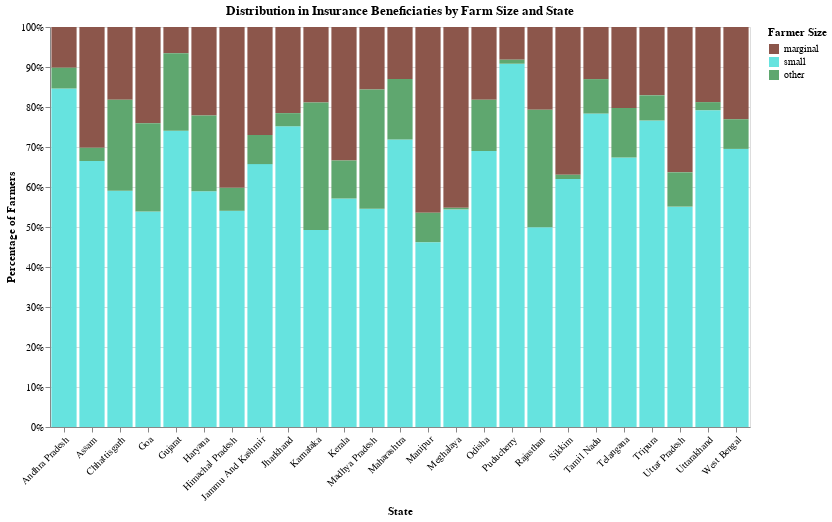

Source (notebook cell):
### Markdown cell above
Shows which social groups benefit most from crop insurance, revealing whether marginalized communities have equitable access to agricultural safety nets.

### Code cell
size_data = merged_final.melt(
    id_vars=['state_name'],
    value_vars=['marginal', 'small', 'other'],
    var_name='farmer_size',
    value_name='percentage'
)

chart2 = alt.Chart(size_data).mark_bar().encode(
    x=alt.X('state_name:N', title='State', axis=alt.Axis(labelAngle=-45)),
    y=alt.Y('mean(percentage):Q', title='Percentage of Farmers', stack="normalize"),
    color=alt.Color('farmer_size:N', title='Farmer Size',
                   scale=alt.Scale(domain=['marginal', 'small', 'other'],
                                 range=['#8c564b', "#66e3df", "#5fa76f"])),
    tooltip=['state_name', 'farmer_size', 'mean(percentage)']
).properties(
    title='Distribution in Insurance Beneficiaties by Farm Size and State',
    width=700,
    height=400
)

chart2

### Figure 1 — Vega specification as saved in the notebook (floating-point values rounded to 4 significant figures)
{"$schema": "https://vega.github.io/schema/vega/v5.json", "data": [{"name": "source_0", "values": [{"farmer_size": "marginal", "mean_percentage": 10.19, "mean_percentage_end": 1.0, "mean_percentage_start": 0.8981, "state_name": "Andhra Pradesh"}, {"farmer_size": "marginal", "mean_percentage": 30.2, "mean_percentage_end": 1.0, "mean_percentage_start": 0.698, "state_name": "Assam"}, {"farmer_size": "marginal", "mean_percentage": 18.19, "mean_percentage_end": 1.0, "mean_percentage_start": 0.8181, "state_name": "Chhattisgarh"}, {"farmer_size": "marginal", "mean_percentage": 24.08, "mean_percentage_end": 1.0, "mean_percentage_start": 0.7592, "state_name": "Goa"}, {"farmer_size": "marginal", "mean_percentage": 6.562, "mean_percentage_end": 1.0, "mean_percentage_start": 0.9344, "state_name": "Gujarat"}, {"farmer_size": "marginal", "mean_percentage": 22.1, "mean_percentage_end": 1.0, "mean_percentage_start": 0.779, "state_name": "Haryana"}, {"farmer_size": "marginal", "mean_percentage": 40.22, "mean_percentage_end": 1.0, "mean_percentage_start": 0.5978, "state_name": "Himachal Pradesh"}, {"farmer_size": "marginal", "mean_percentage": 27.01, "mean_percentage_end": 1.0, "mean_percentage_start": 0.7299, "state_name": "Jammu And Kashmir"}, {"farmer_size": "marginal", "mean_percentage": 21.53, "mean_percentage_end": 1.0, "mean_percentage_start": 0.7847, "state_name": "Jharkhand"}, {"farmer_size": "marginal", "mean_percentage": 18.85, "mean_percentage_end": 1.0, "mean_percentage_start": 0.8115, "state_name": "Karnataka"}, {"farmer_size": "marginal", "mean_percentage": 33.41, "mean_percentage_end": 1.0, "mean_percentage_start": 0.6659, "state_name": "Kerala"}, {"farmer_size": "marginal", "mean_percentage": 15.64, "mean_percentage_end": 1.0, "mean_percentage_start": 0.8436, "state_name": "Madhya Pradesh"}, {"farmer_size": "marginal", "mean_percentage": 13.01, "mean_percentage_end": 1.0, "mean_percentage_start": 0.8699, "state_name": "Maharashtra"}, {"farmer_size": "marginal", "mean_percentage": 18.16, "mean_percentage_end": 1.0, "mean_percentage_start": 0.8184, "state_name": "Odisha"}, {"farmer_size": "marginal", "mean_percentage": 8.177, "mean_percentage_end": 1.0, "mean_percentage_start": 0.9182, "state_name": "Puducherry"}, {"farmer_size": "marginal", "mean_percentage": 20.66, "mean_percentage_end": 1.0, "mean_percentage_start": 0.7934, "state_name": "Rajasthan"}, {"farmer_size": "marginal", "mean_percentage": 13.03, "mean_percentage_end": 1.0, "mean_percentage_start": 0.8697, "state_name": "Tamil Nadu"}, {"farmer_size": "marginal", "mean_percentage": 20.25, "mean_percentage_end": 1.0, "mean_percentage_start": 0.7975, "state_name": "Telangana"}, {"farmer_size": "marginal", "mean_percentage": 17.08, "mean_percentage_end": 1.0, "mean_percentage_start": 0.8292, "state_name": "Tripura"}, {"farmer_size": "marginal", "mean_percentage": 36.33, "mean_percentage_end": 1.0, "mean_percentage_start": 0.6367, "state_name": "Uttar Pradesh"}, {"farmer_size": "marginal", "mean_percentage": 18.78, "mean_percentage_end": 1.0, "mean_percentage_start": 0.8122, "state_name": "Uttarakhand"}, {"farmer_size": "marginal", "mean_percentage": 23.06, "mean_percentage_end": 1.0, "mean_percentage_start": 0.7694, "state_name": "West Bengal"}, {"farmer_size": "marginal", "mean_percentage": 46.44, "mean_percentage_end": 1.0, "mean_percentage_start": 0.5356, "state_name": "Manipur"}, {"farmer_size": "marginal", "mean_percentage": 45.21, "mean_percentage_end": 1.0, "mean_percentage_start": 0.5479, "state_name": "Meghalaya"}, {"farmer_size": "marginal", "mean_percentage": 36.94, "mean_percentage_end": 1.0, "mean_percentage_start": 0.6306, "state_name": "Sikkim"}, {"farmer_size": "small", "mean_percentage": 84.62, "mean_percentage_end": 0.8462, "mean_percentage_start": 0.0, "state_name": "Andhra Pradesh"}, {"farmer_size": "small", "mean_percentage": 66.5, "mean_percentage_end": 0.665, "mean_percentage_start": 0.0, "state_name": "Assam"}, {"farmer_size": "small", "mean_percentage": 59.09, "mean_percentage_end": 0.5909, "mean_percentage_start": 0.0, "state_name": "Chhattisgarh"}, {"farmer_size": "small", "mean_percentage": 53.89, "mean_percentage_end": 0.5389, "mean_percentage_start": 0.0, "state_name": "Goa"}, {"farmer_size": "small", "mean_percentage": 74.08, "mean_percentage_end": 0.7408, "mean_percentage_start": 0.0, "state_name": "Gujarat"}, {"farmer_size": "small", "mean_percentage": 58.92, "mean_percentage_end": 0.5892, "mean_percentage_start": 0.0, "state_name": "Haryana"}, {"farmer_size": "small", "mean_percentage": 54.05, "mean_percentage_end": 0.5405, "mean_percentage_start": 0.0, "state_name": "Himachal Pradesh"}, {"farmer_size": "small", "mean_percentage": 65.72, "mean_percentage_end": 0.6572, "mean_percentage_start": 0.0, "state_name": "Jammu And Kashmir"}, {"farmer_size": "small", "mean_percentage": 75.18, "mean_percentage_end": 0.7518, "mean_percentage_start": 0.0, "state_name": "Jharkhand"}, {"farmer_size": "small", "mean_percentage": 49.26, "mean_percentage_end": 0.4926, "mean_percentage_start": 0.0, "state_name": "Karnataka"}, {"farmer_size": "small", "mean_percentage": 57.13, "mean_percentage_end": 0.5713, "mean_percentage_start": 0.0, "state_name": "Kerala"}, {"farmer_size": "small", "mean_percentage": 54.56, "mean_percentage_end": 0.5456, "mean_percentage_start": 0.0, "state_name": "Madhya Pradesh"}, {"farmer_size": "small", "mean_percentage": 71.86, "mean_percentage_end": 0.7186, "mean_percentage_start": 0.0, "state_name": "Maharashtra"}, {"farmer_size": "small", "mean_percentage": 69.01, "mean_percentage_end": 0.6901, "mean_percentage_start": 0.0, "state_name": "Odisha"}, {"farmer_size": "small", "mean_percentage": 90.82, "mean_percentage_end": 0.9082, "mean_percentage_start": 0.0, "state_name": "Puducherry"}, {"farmer_size": "small", "mean_percentage": 49.91, "mean_percentage_end": 0.4991, "mean_percentage_start": 0.0, "state_name": "Rajasthan"}, {"farmer_size": "small", "mean_percentage": 78.36, "mean_percentage_end": 0.7836, "mean_percentage_start": 0.0, "state_name": "Tamil Nadu"}, {"farmer_size": "small", "mean_percentage": 67.35, "mean_percentage_end": 0.6735, "mean_percentage_start": 0.0, "state_name": "Telangana"}, {"farmer_size": "small", "mean_percentage": 76.63, "mean_percentage_end": 0.7663, "mean_percentage_start": 0.0, "state_name": "Tripura"}, {"farmer_size": "small", "mean_percentage": 55.09, "mean_percentage_end": 0.5509, "mean_percentage_start": 0.0, "state_name": "Uttar Pradesh"}, {"farmer_size": "small", "mean_percentage": 79.2, "mean_percentage_end": 0.792, "mean_percentage_start": 0.0, "state_name": "Uttarakhand"}, {"farmer_size": "small", "mean_percentage": 69.52, "mean_percentage_end": 0.6952, "mean_percentage_start": 0.0, "state_name": "West Bengal"}, {"farmer_size": "small", "mean_percentage": 46.21, "mean_percentage_end": 0.4621, "mean_percentage_start": 0.0, "state_name": "Manipur"}, {"farmer_size": "small", "mean_percentage": 54.4, "mean_percentage_end": 0.544, "mean_percentage_start": 0.0, "state_name": "Meghalaya"}, {"farmer_size": "small", "mean_percentage": 62.0, "mean_percentage_end": 0.62, "mean_percentage_start": 0.0, "state_name": "Sikkim"}, {"farmer_size": "other", "mean_percentage": 5.19, "mean_percentage_end": 0.8981, "mean_percentage_start": 0.8462, "state_name": "Andhra Pradesh"}, {"farmer_size": "other", "mean_percentage": 3.303, "mean_percentage_end": 0.698, "mean_percentage_start": 0.665, "state_name": "Assam"}, {"farmer_size": "other", "mean_percentage": 22.72, "mean_percentage_end": 0.8181, "mean_percentage_start": 0.5909, "state_name": "Chhattisgarh"}, {"farmer_size": "other", "mean_percentage": 22.03, "mean_percentage_end": 0.7592, "mean_percentage_start": 0.5389, "state_name": "Goa"}, {"farmer_size": "other", "mean_percentage": 19.35, "mean_percentage_end": 0.9344, "mean_percentage_start": 0.7408, "state_name": "Gujarat"}, {"farmer_size": "other", "mean_percentage": 18.98, "mean_percentage_end": 0.779, "mean_percentage_start": 0.5892, "state_name": "Haryana"}, {"farmer_size": "other", "mean_percentage": 5.734, "mean_percentage_end": 0.5978, "mean_percentage_start": 0.5405, "state_name": "Himachal Pradesh"}, {"farmer_size": "other", "mean_percentage": 7.273, "mean_percentage_end": 0.7299, "mean_percentage_start": 0.6572, "state_name": "Jammu And Kashmir"}, {"farmer_size": "other", "mean_percentage": 3.289, "mean_percentage_end": 0.7847, "mean_percentage_start": 0.7518, "state_name": "Jharkhand"}, {"farmer_size": "other", "mean_percentage": 31.88, "mean_percentage_end": 0.8115, "mean_percentage_start": 0.4926, "state_name": "Karnataka"}, {"farmer_size": "other", "mean_percentage": 9.467, "mean_percentage_end": 0.6659, "mean_percentage_start": 0.5713, "state_name": "Kerala"}, {"farmer_size": "other", "mean_percentage": 29.8, "mean_percentage_end": 0.8436, "mean_percentage_start": 0.5456, "state_name": "Madhya Pradesh"}, {"farmer_size": "other", "mean_percentage": 15.13, "mean_percentage_end": 0.8699, "mean_percentage_start": 0.7186, "state_name": "Maharashtra"}, {"farmer_size": "other", "mean_percentage": 12.84, "mean_percentage_end": 0.8184, "mean_percentage_start": 0.6901, "state_name": "Odisha"}, {"farmer_size": "other", "mean_percentage": 1.003, "mean_percentage_end": 0.9182, "mean_percentage_start": 0.9082, "state_name": "Puducherry"}, {"farmer_size": "other", "mean_percentage": 29.43, "mean_percentage_end": 0.7934, "mean_percentage_start": 0.4991, "state_name": "Rajasthan"}, {"farmer_size": "other", "mean_percentage": 8.603, "mean_percentage_end": 0.8697, "mean_percentage_start": 0.7836, "state_name": "Tamil Nadu"}, {"farmer_size": "other", "mean_percentage": 12.4, "mean_percentage_end": 0.7975, "mean_percentage_start": 0.6735, "state_name": "Telangana"}, {"farmer_size": "other", "mean_percentage": 6.291, "mean_percentage_end": 0.8292, "mean_percentage_start": 0.7663, "state_name": "Tripura"}, {"farmer_size": "other", "mean_percentage": 8.581, "mean_percentage_end": 0.6367, "mean_percentage_start": 0.5509, "state_name": "Uttar Pradesh"}, {"farmer_size": "other", "mean_percentage": 2.013, "mean_percentage_end": 0.8122, "mean_percentage_start": 0.792, "state_name": "Uttarakhand"}, {"farmer_size": "other", "mean_percentage": 7.418, "mean_percentage_end": 0.7694, "mean_percentage_start": 0.6952, "state_name": "West Bengal"}, {"farmer_size": "other", "mean_percentage": 7.354, "mean_percentage_end": 0.5356, "mean_percentage_start": 0.4621, "state_name": "Manipur"}, {"farmer_size": "other", "mean_percentage": 0.3916, "mean_percentage_end": 0.5479, "mean_percentage_start": 0.544, "state_name": "Meghalaya"}, {"farmer_size": "other", "mean_percentage": 1.055, "mean_percentage_end": 0.6306, "mean_percentage_start": 0.62, "state_name": "Sikkim"}]}, {"name": "source_0_x_domain_state_name", "values": [{"state_name": "Andhra Pradesh"}, {"state_name": "Assam"}, {"state_name": "Chhattisgarh"}, {"state_name": "Goa"}, {"state_name": "Gujarat"}, {"state_name": "Haryana"}, {"state_name": "Himachal Pradesh"}, {"state_name": "Jammu And Kashmir"}, {"state_name": "Jharkhand"}, {"state_name": "Karnataka"}, {"state_name": "Kerala"}, {"state_name": "Madhya Pradesh"}, {"state_name": "Maharashtra"}, {"state_name": "Odisha"}, {"state_name": "Puducherry"}, {"state_name": "Rajasthan"}, {"state_name": "Tamil Nadu"}, {"state_name": "Telangana"}, {"state_name": "Tripura"}, {"state_name": "Uttar Pradesh"}, {"state_name": "Uttarakhand"}, {"state_name": "West Bengal"}, {"state_name": "Manipur"}, {"state_name": "Meghalaya"}, {"state_name": "Sikkim"}]}], "marks": [{"type": "rect", "name": "marks", "from": {"data": "source_0"}, "encode": {"update": {"fill": {"field": "farmer_size", "scale": "color"}, "x": {"field": "state_name", "scale": "x"}, "y": {"field": "mean_percentage_end", "scale": "y"}, "width": {"signal": "max(0.25, bandwidth('x'))"}, "y2": {"field": "mean_percentage_start", "scale": "y"}, "tooltip": {"signal": "{\"state_name\": isValid(datum[\"state_name\"]) ? datum[\"state_name\"] : \"\"+datum[\"state_name\"], \"farmer_size\": isValid(datum[\"farmer_size\"]) ? datum[\"farmer_size\"] : \"\"+datum[\"farmer_size\"], \"Mean of percentage\": format(datum[\"mean_percentage\"], \"\")}"}}}, "style": ["bar"]}], "scales": [{"name": "x", "type": "band", "domain": {"data": "source_0_x_domain_state_name", "field": "state_name", "sort": true}, "range": [0, {"signal": "width"}], "paddingInner": 0.1, "paddingOuter": 0.05}, {"name": "y", "type": "linear", "domain": [0, 1], "range": [{"signal": "height"}, 0], "nice": true, "zero": true}, {"name": "color", "type": "ordinal", "domain": ["marginal", "small", "other"], "range": ["#8c564b", "#66e3df", "#5fa76f"]}], "axes": [{"scale": "y", "maxExtent": 0, "labels": false, "gridScale": "x", "zindex": 0, "domain": false, "ticks": false, "aria": false, "orient": "left", "grid": true, "tickCount": {"signal": "ceil(height/40)"}, "minExtent": 0}, {"scale": "x", "orient": "bottom", "labelAngle": 315, "title": "State", "labelBaseline": "top", "labelAlign": "right", "zindex": 0, "grid": false}, {"scale": "y", "grid": false, "orient": "left", "title": "Percentage of Farmers", "format": ".0%", "labelOverlap": true, "tickCount": {"signal": "ceil(height/40)"}, "zindex": 0}], "title": {"text": "Distribution in Insurance Beneficiaties by Farm Size and State", "frame": "group"}, "width": 700, "legends": [{"title": "Farmer Size", "fill": "color", "symbolType": "square"}], "background": "white", "style": "cell", "height": 400, "padding": 5}
